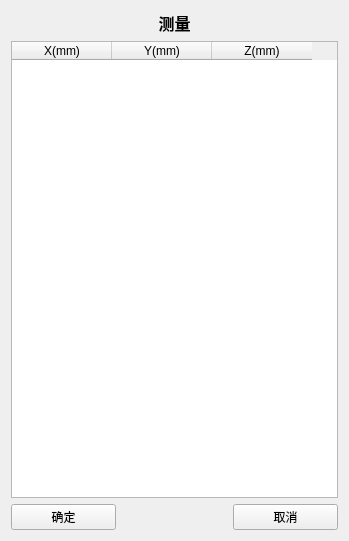
<?xml version="1.0" encoding="UTF-8"?>
<ui version="4.0">
 <class>MeasureWidget</class>
 <widget class="QWidget" name="MeasureWidget">
  <property name="geometry">
   <rect>
    <x>0</x>
    <y>0</y>
    <width>349</width>
    <height>541</height>
   </rect>
  </property>
  <property name="font">
   <font>
    <family>Microsoft YaHei UI</family>
   </font>
  </property>
  <property name="windowTitle">
   <string>Form</string>
  </property>
  <layout class="QGridLayout" name="gridLayout">
   <item row="1" column="0" colspan="3">
    <widget class="QTableWidget" name="tableWidget_data">
     <property name="editTriggers">
      <set>QAbstractItemView::NoEditTriggers</set>
     </property>
     <column>
      <property name="text">
       <string>X(mm)</string>
      </property>
     </column>
     <column>
      <property name="text">
       <string>Y(mm)</string>
      </property>
     </column>
     <column>
      <property name="text">
       <string>Z(mm)</string>
      </property>
     </column>
    </widget>
   </item>
   <item row="2" column="0">
    <widget class="QPushButton" name="pushButton_sure">
     <property name="sizePolicy">
      <sizepolicy hsizetype="Minimum" vsizetype="Fixed">
       <horstretch>1</horstretch>
       <verstretch>0</verstretch>
      </sizepolicy>
     </property>
     <property name="text">
      <string>确定</string>
     </property>
    </widget>
   </item>
   <item row="2" column="2">
    <widget class="QPushButton" name="pushButton_cancle">
     <property name="sizePolicy">
      <sizepolicy hsizetype="Minimum" vsizetype="Fixed">
       <horstretch>1</horstretch>
       <verstretch>0</verstretch>
      </sizepolicy>
     </property>
     <property name="text">
      <string>取消</string>
     </property>
    </widget>
   </item>
   <item row="0" column="0" colspan="3">
    <widget class="QLabel" name="label_title">
     <property name="font">
      <font>
       <family>Microsoft YaHei UI</family>
       <pointsize>12</pointsize>
       <weight>75</weight>
       <bold>true</bold>
      </font>
     </property>
     <property name="text">
      <string>测量</string>
     </property>
     <property name="alignment">
      <set>Qt::AlignCenter</set>
     </property>
    </widget>
   </item>
   <item row="2" column="1">
    <widget class="QStackedWidget" name="stackedWidget">
     <property name="sizePolicy">
      <sizepolicy hsizetype="Minimum" vsizetype="Fixed">
       <horstretch>1</horstretch>
       <verstretch>0</verstretch>
      </sizepolicy>
     </property>
     <property name="currentIndex">
      <number>0</number>
     </property>
     <widget class="QWidget" name="page"/>
     <widget class="QWidget" name="page_2">
      <layout class="QGridLayout" name="gridLayout_2">
       <property name="leftMargin">
        <number>0</number>
       </property>
       <property name="topMargin">
        <number>0</number>
       </property>
       <property name="rightMargin">
        <number>0</number>
       </property>
       <property name="bottomMargin">
        <number>0</number>
       </property>
       <property name="spacing">
        <number>0</number>
       </property>
       <item row="0" column="0">
        <widget class="QPushButton" name="pushButton_nextFeature">
         <property name="sizePolicy">
          <sizepolicy hsizetype="Minimum" vsizetype="Fixed">
           <horstretch>1</horstretch>
           <verstretch>0</verstretch>
          </sizepolicy>
         </property>
         <property name="text">
          <string>结束特征</string>
         </property>
        </widget>
       </item>
      </layout>
     </widget>
    </widget>
   </item>
  </layout>
 </widget>
 <resources/>
 <connections/>
</ui>
